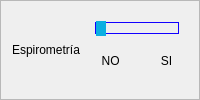
               <widget class="QFrame" name="spirometryTitleFrame">
                <property name="styleSheet">
                 <string notr="true">QSlider::groove:horizontal {
    border: 1px solid;
	border-color: rgb(17, 0, 255);
    height: 10px;
    margin: 0px;
}

QSlider::handle:horizontal {
    background-color: rgb(11, 175, 225);
    border: 1px solid;
	border-color: rgb(11, 175, 225);
    height: px;
    width: 8px;
	margin: -15px 0px;
}</string>
                </property>
                <property name="frameShape">
                 <enum>QFrame::StyledPanel</enum>
                </property>
                <property name="frameShadow">
                 <enum>QFrame::Raised</enum>
                </property>
                <layout class="QVBoxLayout" name="verticalLayout_66">
                 <item>
                  <layout class="QGridLayout" name="gridLayout_4">
                   <item row="0" column="0" colspan="2" alignment="Qt::AlignHCenter">
                    <widget class="QLabel" name="spirometryLabel">
                     <property name="text">
                      <string>Espirometría</string>
                     </property>
                    </widget>
                   </item>
                   <item row="0" column="2">
                    <widget class="QFrame" name="VIHFrame_2">
                     <property name="styleSheet">
                      <string notr="true">QFrame {
	border: none;
}
QSlider::groove:horizontal {
    border: 1px solid;
	border-color: rgb(17, 0, 255);
    height: 10px;
    margin: 0px;
}

QSlider::handle:horizontal {
    background-color: rgb(11, 175, 225);
    border: 1px solid;
	border-color: rgb(11, 175, 225);
    height: px;
    width: 8px;
	margin: -15px 0px;
}</string>
                     </property>
                     <property name="frameShape">
                      <enum>QFrame::StyledPanel</enum>
                     </property>
                     <property name="frameShadow">
                      <enum>QFrame::Raised</enum>
                     </property>
                     <layout class="QVBoxLayout" name="verticalLayout_58">
                      <item>
                       <layout class="QGridLayout" name="gridLayout_65">
                        <item row="1" column="1" alignment="Qt::AlignRight">
                         <widget class="QLabel" name="VIHYeslabel_4">
                          <property name="text">
                           <string>   SI  </string>
                          </property>
                         </widget>
                        </item>
                        <item row="1" column="0">
                         <widget class="QLabel" name="VIHNoLabel_4">
                          <property name="text">
                           <string>  NO  </string>
                          </property>
                         </widget>
                        </item>
                        <item row="0" column="0" colspan="2">
                         <widget class="QSlider" name="spirometry_slider">
                          <property name="maximum">
                           <number>1</number>
                          </property>
                          <property name="pageStep">
                           <number>1</number>
                          </property>
                          <property name="orientation">
                           <enum>Qt::Horizontal</enum>
                          </property>
                         </widget>
                        </item>
                       </layout>
                      </item>
                     </layout>
                    </widget>
                   </item>
                  </layout>
                 </item>
                </layout>
               </widget>
